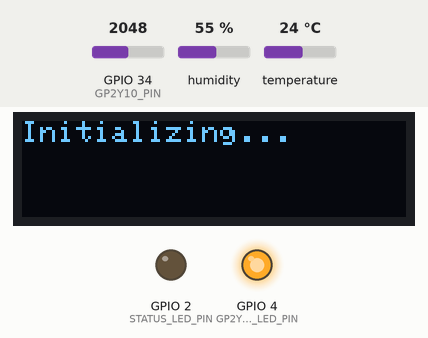
This sketch was run on a simulated ESP32. On the bench: 128×32 one-colour display, output pins drawn as LEDs (lit = HIGH). Inputs (shaded band) come from the test bench; at power-on: GPIO 34 (GP2Y10_PIN) = 2048, humidity 55 %, temperature 24 °C. WiFi joins after 1.5 s; servers stay silent unless stated; what the sketch prints to the serial monitor is not drawn.

Above: at 0.7 s.
At 2.0 s:
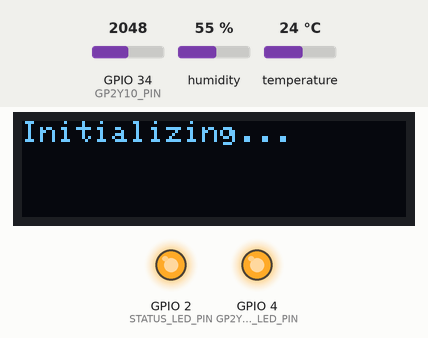
At 2.8 s:
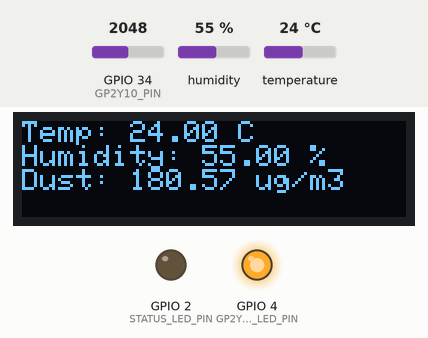
Timing chart, 0 to 4.3 s (numbered marks = the images above):
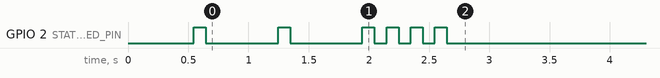

The sketch:

dust_sensor_v1.ino
```cpp
#include <WiFi.h>
#include <HTTPClient.h>
#include <DHT.h>
#include <Adafruit_GFX.h>
#include <Adafruit_SSD1306.h>

// Pin Definitions
#define DHT_PIN 33         // DHT22 data pin
#define GP2Y10_PIN A6      // GP2Y10 analog input pin
#define GP2Y10_LED_PIN 4   // GP2Y10 LED control pin
#define STATUS_LED_PIN 2   // Built-in LED for status indication

// OLED Configuration
#define SCREEN_WIDTH 128
#define SCREEN_HEIGHT 32
#define OLED_RESET -1      // Reset pin (not used, set to -1)
Adafruit_SSD1306 display(SCREEN_WIDTH, SCREEN_HEIGHT, &Wire, OLED_RESET);

// WiFi Configuration
const char* ssid = "4G-UFI-54C2";
const char* password = "1234567890";
const char* SERVER_URL = "http://128.199.84.24:8000/api/device/678b630f969c66c0ea3c359f";

// Constants
#define READINGS_PER_HOUR 60    // Number of readings to average (1 reading per minute)
#define READING_INTERVAL 60000  // Time between readings (1 minute in milliseconds)

// Sensor setup
DHT dht(DHT_PIN, DHT22);

// Arrays for storing hourly readings
float temperatureReadings[READINGS_PER_HOUR];
float humidityReadings[READINGS_PER_HOUR];
float dustReadings[READINGS_PER_HOUR];
int currentReadingIndex = 0;
bool arrayFull = false;

// Function prototypes
void connectToWiFi();
bool sendHTTPRequest(const char* url, const char* payload);
float readDustDensity();
void addReading(float temp, float humidity, float dust);
bool shouldSendData();
String calculateAverages();
void blinkLED(int times);
void displayData(float temp, float humidity, float dust);

void setup() {
  // Initialize serial communication
  Serial.begin(115200);
  Serial.println("ESP32 Environmental Monitor Starting...");

  // Configure pins
  pinMode(STATUS_LED_PIN, OUTPUT);
  pinMode(GP2Y10_LED_PIN, OUTPUT);
  digitalWrite(GP2Y10_LED_PIN, HIGH);  // Turn off GP2Y10 LED initially

  // Initialize sensors
  dht.begin();

  // Initialize OLED display
  if (!display.begin(SSD1306_PAGEADDR, OLED_RESET)) {
    Serial.println("SSD1306 allocation failed");
    while (true); // Stop if OLED initialization fails
  }
  display.clearDisplay();
  display.setTextSize(1);
  display.setTextColor(SSD1306_WHITE);
  display.setCursor(0, 0);
  display.println("Initializing...");
  display.display();

  // Connect to WiFi
  connectToWiFi();
}

void loop() {
  // Check WiFi connection
  if (WiFi.status() != WL_CONNECTED) {
    Serial.println("WiFi connection lost. Reconnecting...");
    connectToWiFi();
  }

  // Read sensor data
  float temperature = dht.readTemperature();
  float humidity = dht.readHumidity();
  float dustDensity = readDustDensity();

  // Check if readings are valid
  if (!isnan(temperature) && !isnan(humidity) && dustDensity >= 0) {
    // Add readings to arrays
    addReading(temperature, humidity, dustDensity);

    // Print and display current readings
    Serial.printf("Temperature: %.2f°C, Humidity: %.2f%%, Dust: %.2f µg/m³\n",
                  temperature, humidity, dustDensity);
    displayData(temperature, humidity, dustDensity);

    // Check if it's time to send data
    if (shouldSendData()) {
      String payload = calculateAverages();
      Serial.println("Sending data to server: " + payload);

      if (sendHTTPRequest(SERVER_URL, payload.c_str())) {
        blinkLED(2);  // Indicate successful transmission
      } else {
        blinkLED(5);  // Indicate transmission failure
      }
    }
  } else {
    Serial.println("Error reading sensors!");
    blinkLED(1);  // Indicate sensor error
  }

  delay(READING_INTERVAL);
}

void displayData(float temp, float humidity, float dust) {
  display.clearDisplay();
  display.setCursor(0, 0);
  display.printf("Temp: %.2f C\n", temp);
  display.printf("Humidity: %.2f %%\n", humidity);
  display.printf("Dust: %.2f ug/m3\n", dust);
  display.display();
}

void connectToWiFi() {
  Serial.print("Connecting to WiFi");
  WiFi.begin(ssid, password);

  while (WiFi.status() != WL_CONNECTED) {
    delay(500);
    Serial.print(".");
    blinkLED(1);
  }

  Serial.println("\nConnected to WiFi");
  Serial.print("IP Address: ");
  Serial.println(WiFi.localIP());
  blinkLED(3);  // Indicate successful connection
}

bool sendHTTPRequest(const char* url, const char* payload) {
  HTTPClient http;

  http.begin(url);
  http.addHeader("Content-Type", "application/json");

  int httpResponseCode = http.POST(payload);

  if (httpResponseCode > 0) {
    Serial.printf("HTTP Response code: %d\n", httpResponseCode);
    String response = http.getString();
    Serial.println(response);
    http.end();
    return true;
  } else {
    Serial.printf("Error code: %d\n", httpResponseCode);
    http.end();
    return false;
  }
}

float readDustDensity() {
  digitalWrite(GP2Y10_LED_PIN, LOW);  // Turn on IR LED
  delayMicroseconds(280);             // Wait for LED stabilization
  int dustValue = analogRead(GP2Y10_PIN);
  delayMicroseconds(40);
  digitalWrite(GP2Y10_LED_PIN, HIGH);  // Turn off IR LED

  // Convert reading to dust density
  float voltage = dustValue * (3.3 / 4095.0);           // ESP32 uses 3.3V reference
  float dustDensity = (0.17 * voltage - 0.1) * 1000.0;  // Convert to µg/m³

  return dustDensity > 0 ? dustDensity : 0;
}

void addReading(float temp, float humidity, float dust) {
  temperatureReadings[currentReadingIndex] = temp;
  humidityReadings[currentReadingIndex] = humidity;
  dustReadings[currentReadingIndex] = dust;

  currentReadingIndex++;
  if (currentReadingIndex >= READINGS_PER_HOUR) {
    currentReadingIndex = 0;
    arrayFull = true;
  }
}

bool shouldSendData() {
  return arrayFull && currentReadingIndex == 0;
}

String calculateAverages() {
  float tempSum = 0, humiditySum = 0, dustSum = 0;
  int count = arrayFull ? READINGS_PER_HOUR : currentReadingIndex;

  for (int i = 0; i < count; i++) {
    tempSum += temperatureReadings[i];
    humiditySum += humidityReadings[i];
    dustSum += dustReadings[i];
  }

  float tempAvg = tempSum / count;
  float humidityAvg = humiditySum / count;
  float dustAvg = dustSum / count;

  return "{\"temperature\":" + String(tempAvg, 2) + ",\"humidity\":" + String(humidityAvg, 2) + ",\"dust\":" + String(dustAvg, 2) + "}";
}

void blinkLED(int times) {
  for (int i = 0; i < times; i++) {
    digitalWrite(STATUS_LED_PIN, HIGH);
    delay(100);
    digitalWrite(STATUS_LED_PIN, LOW);
    delay(100);
  }
}
```
